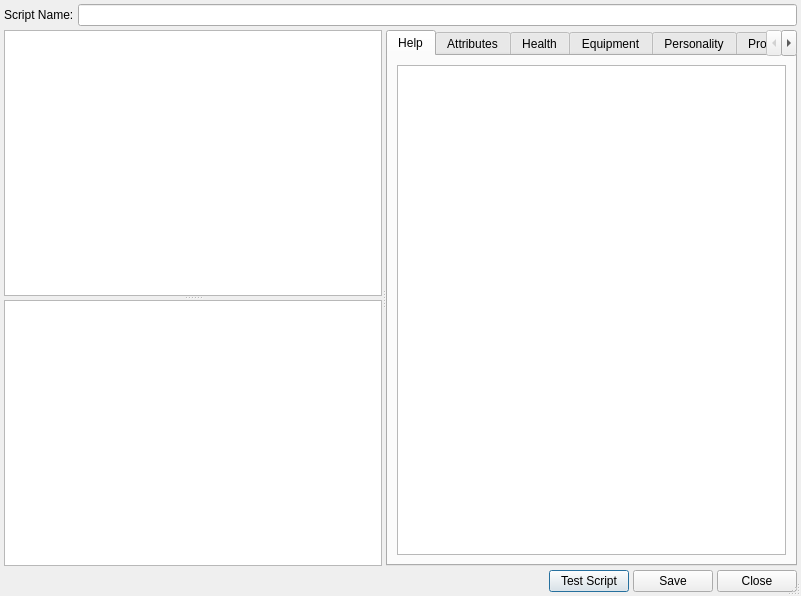
<?xml version="1.0" encoding="UTF-8"?>
<ui version="4.0">
 <class>ScriptDialog</class>
 <widget class="QDialog" name="ScriptDialog">
  <property name="geometry">
   <rect>
    <x>0</x>
    <y>0</y>
    <width>801</width>
    <height>596</height>
   </rect>
  </property>
  <property name="windowTitle">
   <string>Script Editor</string>
  </property>
  <property name="windowIcon">
   <iconset resource="../resources.qrc">
    <normaloff>:/img/script_pencil.png</normaloff>:/img/script_pencil.png</iconset>
  </property>
  <property name="sizeGripEnabled">
   <bool>true</bool>
  </property>
  <layout class="QVBoxLayout" name="verticalLayout">
   <property name="spacing">
    <number>4</number>
   </property>
   <property name="leftMargin">
    <number>4</number>
   </property>
   <property name="topMargin">
    <number>4</number>
   </property>
   <property name="rightMargin">
    <number>4</number>
   </property>
   <property name="bottomMargin">
    <number>4</number>
   </property>
   <item>
    <layout class="QHBoxLayout" name="horizontalLayout_2">
     <item>
      <widget class="QLabel" name="lbl_script_name">
       <property name="text">
        <string>Script Name:</string>
       </property>
      </widget>
     </item>
     <item>
      <widget class="QLineEdit" name="txt_script_name"/>
     </item>
    </layout>
   </item>
   <item>
    <widget class="QSplitter" name="splitter_main">
     <property name="sizePolicy">
      <sizepolicy hsizetype="Expanding" vsizetype="Expanding">
       <horstretch>0</horstretch>
       <verstretch>0</verstretch>
      </sizepolicy>
     </property>
     <property name="frameShadow">
      <enum>QFrame::Plain</enum>
     </property>
     <property name="orientation">
      <enum>Qt::Horizontal</enum>
     </property>
     <property name="handleWidth">
      <number>4</number>
     </property>
     <property name="childrenCollapsible">
      <bool>false</bool>
     </property>
     <widget class="QSplitter" name="splitter_script">
      <property name="orientation">
       <enum>Qt::Vertical</enum>
      </property>
      <property name="handleWidth">
       <number>4</number>
      </property>
      <widget class="QPlainTextEdit" name="script_edit">
       <property name="font">
        <font>
         <family>Courier New</family>
        </font>
       </property>
      </widget>
      <widget class="QTextEdit" name="txt_script_log">
       <property name="sizePolicy">
        <sizepolicy hsizetype="Expanding" vsizetype="Expanding">
         <horstretch>0</horstretch>
         <verstretch>0</verstretch>
        </sizepolicy>
       </property>
       <property name="readOnly">
        <bool>true</bool>
       </property>
      </widget>
     </widget>
     <widget class="QTabWidget" name="tabInfo">
      <property name="currentIndex">
       <number>0</number>
      </property>
      <widget class="QWidget" name="tabHelp">
       <attribute name="title">
        <string>Help</string>
       </attribute>
       <layout class="QVBoxLayout" name="verticalLayout_2">
        <item>
         <widget class="QTextEdit" name="text_help">
          <property name="readOnly">
           <bool>true</bool>
          </property>
          <property name="acceptRichText">
           <bool>false</bool>
          </property>
         </widget>
        </item>
       </layout>
      </widget>
      <widget class="QWidget" name="tabAttTraits">
       <attribute name="title">
        <string>Attributes</string>
       </attribute>
       <layout class="QVBoxLayout" name="verticalLayout_3">
        <item>
         <widget class="QSplitter" name="splitter_attributes">
          <property name="sizePolicy">
           <sizepolicy hsizetype="Expanding" vsizetype="Expanding">
            <horstretch>0</horstretch>
            <verstretch>0</verstretch>
           </sizepolicy>
          </property>
          <property name="orientation">
           <enum>Qt::Vertical</enum>
          </property>
          <widget class="QTextEdit" name="txt_att_info">
           <property name="sizePolicy">
            <sizepolicy hsizetype="Expanding" vsizetype="Expanding">
             <horstretch>0</horstretch>
             <verstretch>0</verstretch>
            </sizepolicy>
           </property>
           <property name="readOnly">
            <bool>true</bool>
           </property>
          </widget>
          <widget class="QTextEdit" name="text_attributes">
           <property name="readOnly">
            <bool>true</bool>
           </property>
          </widget>
         </widget>
        </item>
       </layout>
      </widget>
      <widget class="QWidget" name="tabHealth">
       <attribute name="title">
        <string>Health</string>
       </attribute>
       <layout class="QVBoxLayout" name="verticalLayout_7">
        <item>
         <widget class="QSplitter" name="splitter_health">
          <property name="sizePolicy">
           <sizepolicy hsizetype="Expanding" vsizetype="Expanding">
            <horstretch>0</horstretch>
            <verstretch>0</verstretch>
           </sizepolicy>
          </property>
          <property name="orientation">
           <enum>Qt::Vertical</enum>
          </property>
          <widget class="QTextEdit" name="txt_health_info">
           <property name="readOnly">
            <bool>true</bool>
           </property>
          </widget>
          <widget class="QTextEdit" name="text_health">
           <property name="readOnly">
            <bool>true</bool>
           </property>
          </widget>
         </widget>
        </item>
       </layout>
      </widget>
      <widget class="QWidget" name="tabItems">
       <attribute name="title">
        <string>Equipment</string>
       </attribute>
       <layout class="QVBoxLayout" name="verticalLayout_8">
        <item>
         <widget class="QSplitter" name="splitter_equip">
          <property name="orientation">
           <enum>Qt::Vertical</enum>
          </property>
          <widget class="QTextEdit" name="txt_item_info">
           <property name="readOnly">
            <bool>true</bool>
           </property>
          </widget>
          <widget class="QTextEdit" name="text_items">
           <property name="readOnly">
            <bool>true</bool>
           </property>
          </widget>
         </widget>
        </item>
       </layout>
      </widget>
      <widget class="QWidget" name="tabPersonality">
       <attribute name="title">
        <string>Personality</string>
       </attribute>
       <layout class="QVBoxLayout" name="verticalLayout_9">
        <item>
         <widget class="QSplitter" name="splitter_personality">
          <property name="sizePolicy">
           <sizepolicy hsizetype="Expanding" vsizetype="Expanding">
            <horstretch>0</horstretch>
            <verstretch>0</verstretch>
           </sizepolicy>
          </property>
          <property name="orientation">
           <enum>Qt::Vertical</enum>
          </property>
          <widget class="QTextEdit" name="txt_personality_info">
           <property name="readOnly">
            <bool>true</bool>
           </property>
          </widget>
          <widget class="QTextEdit" name="text_personality">
           <property name="readOnly">
            <bool>true</bool>
           </property>
          </widget>
         </widget>
        </item>
       </layout>
      </widget>
      <widget class="QWidget" name="tabJobs">
       <attribute name="title">
        <string>Profession &amp;&amp; Job</string>
       </attribute>
       <layout class="QVBoxLayout" name="verticalLayout_6">
        <item>
         <widget class="QSplitter" name="splitter_job">
          <property name="orientation">
           <enum>Qt::Vertical</enum>
          </property>
          <widget class="QTextEdit" name="txt_job_info">
           <property name="readOnly">
            <bool>true</bool>
           </property>
          </widget>
          <widget class="QTextEdit" name="text_jobs">
           <property name="readOnly">
            <bool>true</bool>
           </property>
          </widget>
         </widget>
        </item>
       </layout>
      </widget>
      <widget class="QWidget" name="tabLabors">
       <attribute name="title">
        <string>Labors</string>
       </attribute>
       <layout class="QVBoxLayout" name="verticalLayout_5">
        <item>
         <widget class="QSplitter" name="splitter_labors">
          <property name="orientation">
           <enum>Qt::Vertical</enum>
          </property>
          <widget class="QTextEdit" name="txt_labor_info">
           <property name="readOnly">
            <bool>true</bool>
           </property>
          </widget>
          <widget class="QTextEdit" name="text_labors">
           <property name="readOnly">
            <bool>true</bool>
           </property>
          </widget>
         </widget>
        </item>
       </layout>
      </widget>
      <widget class="QWidget" name="tabSkills">
       <attribute name="title">
        <string>Skills</string>
       </attribute>
       <layout class="QVBoxLayout" name="verticalLayout_4">
        <item>
         <widget class="QSplitter" name="splitter_skills">
          <property name="orientation">
           <enum>Qt::Vertical</enum>
          </property>
          <widget class="QTextEdit" name="txt_skill_info">
           <property name="readOnly">
            <bool>true</bool>
           </property>
          </widget>
          <widget class="QTextEdit" name="text_skills">
           <property name="readOnly">
            <bool>true</bool>
           </property>
          </widget>
         </widget>
        </item>
       </layout>
      </widget>
      <widget class="QWidget" name="tabNeeds">
       <attribute name="title">
        <string>Needs</string>
       </attribute>
       <layout class="QVBoxLayout" name="verticalLayout_4">
        <item>
         <widget class="QSplitter" name="splitter">
          <property name="orientation">
           <enum>Qt::Vertical</enum>
          </property>
          <widget class="QTextEdit" name="txt_need_info">
           <property name="readOnly">
            <bool>true</bool>
           </property>
          </widget>
          <widget class="QTextEdit" name="text_needs">
           <property name="readOnly">
            <bool>true</bool>
           </property>
          </widget>
         </widget>
        </item>
       </layout>
      </widget>
     </widget>
    </widget>
   </item>
   <item>
    <layout class="QHBoxLayout" name="horizontalLayout">
     <item>
      <widget class="QLabel" name="lbl_save_status">
       <property name="text">
        <string/>
       </property>
      </widget>
     </item>
     <item>
      <spacer name="horizontalSpacer">
       <property name="orientation">
        <enum>Qt::Horizontal</enum>
       </property>
       <property name="sizeHint" stdset="0">
        <size>
         <width>40</width>
         <height>20</height>
        </size>
       </property>
      </spacer>
     </item>
     <item>
      <widget class="QPushButton" name="btn_apply">
       <property name="toolTip">
        <string>Tests the current script, but doesn't save it. This is tested in addition to the current filters or scripts already applied!</string>
       </property>
       <property name="text">
        <string>Test Script</string>
       </property>
      </widget>
     </item>
     <item>
      <widget class="QPushButton" name="btn_save">
       <property name="toolTip">
        <string>Saves the current script.</string>
       </property>
       <property name="text">
        <string>Save</string>
       </property>
      </widget>
     </item>
     <item>
      <widget class="QPushButton" name="btn_close">
       <property name="text">
        <string>Close</string>
       </property>
      </widget>
     </item>
    </layout>
   </item>
  </layout>
 </widget>
 <resources>
  <include location="../resources.qrc"/>
 </resources>
 <connections>
  <connection>
   <sender>btn_close</sender>
   <signal>clicked()</signal>
   <receiver>ScriptDialog</receiver>
   <slot>reject()</slot>
   <hints>
    <hint type="sourcelabel">
     <x>693</x>
     <y>571</y>
    </hint>
    <hint type="destinationlabel">
     <x>731</x>
     <y>129</y>
    </hint>
   </hints>
  </connection>
 </connections>
 <slots>
  <slot>apply_script()</slot>
  <slot>save_script()</slot>
 </slots>
</ui>
